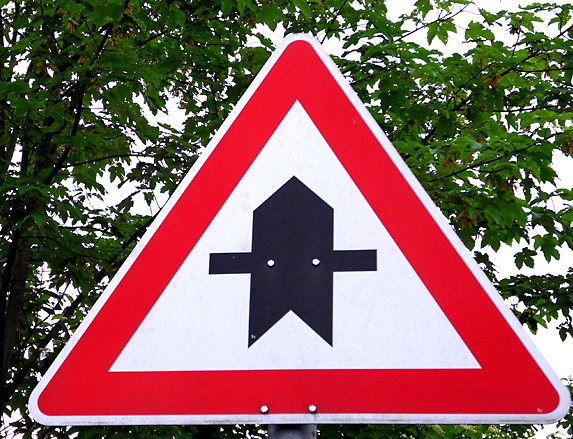
#> input picture test_images/11.jpg, 573 x 439 px; its folder holds only this picture in this run
$ jupyter execute --allow-errors Traffic_Sign_Classifier.ipynb   (shell and % lines are left out)
#> lines starting #> are read from the running program, lines starting #| are printed output that depends on the picture
# Self-Driving Car Engineer Nanodegree

## Deep Learning

## Project: Build a Traffic Sign Recognition Classifier

In this notebook, a template is provided for you to implement your functionality in stages, which is required to successfully complete this project. If additional code is required that cannot be included in the notebook, be sure that the Python code is successfully imported and included in your submission if necessary.

> **Note**: Once you have completed all of the code implementations, you need to finalize your work by exporting the iPython Notebook as an HTML document. Before exporting the notebook to html, all of the code cells need to have been run so that reviewers can see the final implementation and output. You can then export the notebook by using the menu above and navigating to  \n",
    "**File -> Download as -> HTML (.html)**. Include the finished document along with this notebook as your submission.

In addition to implementing code, there is a writeup to complete. The writeup should be completed in a separate file, which can be either a markdown file or a pdf document. There is a [write up template](https://github.com/udacity/CarND-Traffic-Sign-Classifier-Project/blob/master/writeup_template.md) that can be used to guide the writing process. Completing the code template and writeup template will cover all of the [rubric points](https://review.udacity.com/#!/rubrics/481/view) for this project.

The [rubric](https://review.udacity.com/#!/rubrics/481/view) contains "Stand Out Suggestions" for enhancing the project beyond the minimum requirements. The stand out suggestions are optional. If you decide to pursue the "stand out suggestions", you can include the code in this Ipython notebook and also discuss the results in the writeup file.

>**Note:** Code and Markdown cells can be executed using the **Shift + Enter** keyboard shortcut. In addition, Markdown cells can be edited by typically double-clicking the cell to enter edit mode.

---
## Step 0: Load The Data

[cell 1]
# Load pickled data
import pickle

# TODO: Fill this in based on where you saved the training and testing data

training_file = "./train.p"
validation_file= "./valid.p"
testing_file = "./test.p"

#> (the rest of this cell did not finish here and is left out)

---

## Step 1: Dataset Summary & Exploration

The pickled data is a dictionary with 4 key/value pairs:

- `'features'` is a 4D array containing raw pixel data of the traffic sign images, (num examples, width, height, channels).
- `'labels'` is a 1D array containing the label/class id of the traffic sign. The file `signnames.csv` contains id -> name mappings for each id.
- `'sizes'` is a list containing tuples, (width, height) representing the original width and height the image.
- `'coords'` is a list containing tuples, (x1, y1, x2, y2) representing coordinates of a bounding box around the sign in the image. **THESE COORDINATES ASSUME THE ORIGINAL IMAGE. THE PICKLED DATA CONTAINS RESIZED VERSIONS (32 by 32) OF THESE IMAGES**

Complete the basic data summary below. Use python, numpy and/or pandas methods to calculate the data summary rather than hard coding the results. For example, the [pandas shape method](http://pandas.pydata.org/pandas-docs/stable/generated/pandas.DataFrame.shape.html) might be useful for calculating some of the summary results.

### Provide a Basic Summary of the Data Set Using Python, Numpy and/or Pandas

[cell 2]
### Replace each question mark with the appropriate value.
### Use python, pandas or numpy methods rather than hard coding the results
import pandas as pd
import numpy as np

# TODO: Number of training examples
#> (the rest of this cell did not finish here and is left out)

### Include an exploratory visualization of the dataset

Visualize the German Traffic Signs Dataset using the pickled file(s). This is open ended, suggestions include: plotting traffic sign images, plotting the count of each sign, etc.

The [Matplotlib](http://matplotlib.org/) [examples](http://matplotlib.org/examples/index.html) and [gallery](http://matplotlib.org/gallery.html) pages are a great resource for doing visualizations in Python.

**NOTE:** It's recommended you start with something simple first. If you wish to do more, come back to it after you've completed the rest of the sections. It can be interesting to look at the distribution of classes in the training, validation and test set. Is the distribution the same? Are there more examples of some classes than others?

### 1. Display traffic sign image randomly

[cell 3]
# [16 lines left out: function display_image_randomly, not called in this run]

[cell 4]
### Data exploration visualization code goes here.
### Feel free to use as many code cells as needed.
import matplotlib.pyplot as plt
import random

# Visualizations will be shown in the notebook.

#> (the rest of this cell did not finish here and is left out)

### 2. Visualize the distribution of traffic signs

[cell 5]
# [7 lines left out: function display_distribution, not called in this run]

#> (a cell that did not finish here is left out)

----

## Step 2: Design and Test a Model Architecture

Design and implement a deep learning model that learns to recognize traffic signs. Train and test your model on the [German Traffic Sign Dataset](http://benchmark.ini.rub.de/?section=gtsrb&subsection=dataset).

The LeNet-5 implementation shown in the [classroom](https://classroom.udacity.com/nanodegrees/nd013/parts/fbf77062-5703-404e-b60c-95b78b2f3f9e/modules/6df7ae49-c61c-4bb2-a23e-6527e69209ec/lessons/601ae704-1035-4287-8b11-e2c2716217ad/concepts/d4aca031-508f-4e0b-b493-e7b706120f81) at the end of the CNN lesson is a solid starting point. You'll have to change the number of classes and possibly the preprocessing, but aside from that it's plug and play!

With the LeNet-5 solution from the lecture, you should expect a validation set accuracy of about 0.89. To meet specifications, the validation set accuracy will need to be at least 0.93. It is possible to get an even higher accuracy, but 0.93 is the minimum for a successful project submission.

There are various aspects to consider when thinking about this problem:

- Neural network architecture (is the network over or underfitting?)
- Play around preprocessing techniques (normalization, rgb to grayscale, etc)
- Number of examples per label (some have more than others).
- Generate fake data.

Here is an example of a [published baseline model on this problem](http://yann.lecun.com/exdb/publis/pdf/sermanet-ijcnn-11.pdf). It's not required to be familiar with the approach used in the paper but, it's good practice to try to read papers like these.

### Pre-process the Data Set (normalization, grayscale, etc.)

Minimally, the image data should be normalized so that the data has mean zero and equal variance. For image data, `(pixel - 128)/ 128` is a quick way to approximately normalize the data and can be used in this project.

Other pre-processing steps are optional. You can try different techniques to see if it improves performance.

Use the code cell (or multiple code cells, if necessary) to implement the first step of your project.

### Helper functions

[cell 7]
import cv2
import numpy as np

def grayscale(image):
    """Convert an RGB image to grayscale image."""
    image = cv2.cvtColor(image, cv2.COLOR_BGR2GRAY)
    return image

def equalize(image):
    """Equalize the image so that the histogram distributes normally"""
    image = cv2.equalizeHist(image)
    return image

def image_batch_process(X_train):
    """Convert all images to grayscale images and equalize it"""
    n = len(X_train)
    h = X_train[0].shape[0]
    w = X_train[0].shape[1]
    X_train_gray = np.zeros((n, h, w, 1))
    for i in range(n):
        image = grayscale(X_train[i])
        image = equalize(image)
        image = np.reshape(image, (h, w, 1))
        X_train_gray[i] = image
    return X_train_gray

# [13 lines left out: function disp_stats, not called in this run]

def normalize(X):
    """Normalize the data"""
    mean = np.mean(X)
    stddev = np.std(X)
    X = (X - mean) / stddev
    return X

def preprocess(X_data):
    """Preprocess the data"""
    X_data = image_batch_process(X_data)
    X_data = normalize(X_data)
    return X_data

### 1. Randomly display the original, grayscale and equalized image

#> (a cell that did not finish here is left out)

### 2. Display the statistics of the processed image

#> (a cell that did not finish here is left out)

### Model Architecture

[cell 10]
### Define your architecture here.
### Feel free to use as many code cells as needed.
import tensorflow as tf
from tensorflow.contrib.layers import flatten

# [65 lines left out: function LeNet, not called in this run]

### Train, Validate and Test the Model

A validation set can be used to assess how well the model is performing. A low accuracy on the training and validation
sets imply underfitting. A high accuracy on the training set but low accuracy on the validation set implies overfitting.

[cell 11]
# Training parameter
EPOCHS = 15
BATCH_SIZE = 32
learning_rate = 0.001
train_keep_prob = 0.6

### Training pipeline

#> (a cell that did not finish here is left out)

### Evaluate the model

#> (a cell that did not finish here is left out)

### Train, evaluate and save the model

1. run the training data through the training pipeline
2. Measure the loss and accuracy of the validation set.
3. Save the model after training

[cell 14]
from sklearn.utils import shuffle

# preprocess the data
#> (the rest of this cell did not finish here and is left out)

### Tune parameters

Tune the following parameters (all the data are collected while runing the LeNet trainning pipeline repeatedly):
1. EPOCHs
2. Dropout rate
3. BATCH_SIZE

[cell 15]
# EPOCHS
epoch = range(1, 21)
train_acc = [0.747, 0.858, 0.908, 0.937, 0.947, 0.960, 0.969, 0.970, 0.978, 0.977, 0.982, 0.983, 0.986, 0.989, 0.987, 0.990, 0.989, 0.991, 0.992, 0.992]
valid_acc = [0.710, 0.820, 0.868, 0.896, 0.906, 0.920, 0.927, 0.932, 0.934, 0.938, 0.938, 0.944, 0.948, 0.951, 0.951, 0.960, 0.951, 0.960, 0.960, 0.960]

line1, = plt.plot(epoch, train_acc, label="training data")
line2, = plt.plot(epoch, valid_acc, label="validation data")
plt.legend(handles = [line1, line2])
plt.xlabel('Epoch number')
plt.ylabel('Accuracy')
plt.show()
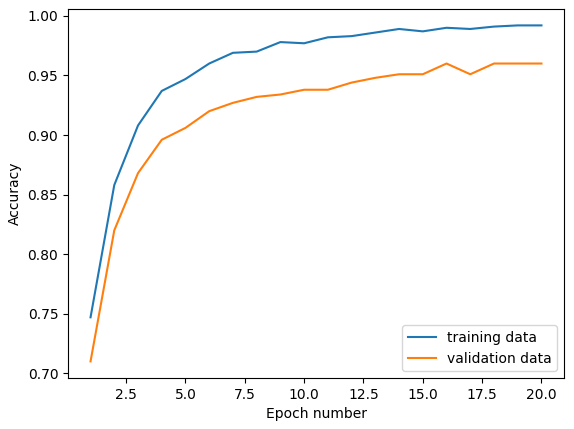
#> figure drawn by matplotlib, 1 panel; curve peaks at x = 19, y = 0.992; curve peaks at x = 16, y = 0.96

[cell 16]
epoch = range(1, 16)

batch_32_train = [0.880, 0.938, 0.961, 0.970, 0.976, 0.981, 0.984, 0.985, 0.988, 0.988, 0.991, 0.988, 0.991, 0.992, 0.992]
batch_32_valid = [0.830, 0.907, 0.923, 0.937, 0.937, 0.949, 0.953, 0.950, 0.956, 0.954, 0.954, 0.945, 0.959, 0.958, 0.964]

batch_64_train = [0.838, 0.918, 0.947, 0.961, 0.973, 0.977, 0.982, 0.985, 0.985, 0.987, 0.986, 0.991, 0.992, 0.993, 0.993]
batch_64_valid = [0.786, 0.863, 0.881, 0.905, 0.918, 0.934, 0.938, 0.949, 0.948, 0.950, 0.931, 0.953, 0.954, 0.955, 0.958]

batch_128_train = [0.747, 0.858, 0.908, 0.937, 0.947, 0.960, 0.969, 0.970, 0.978, 0.977, 0.982, 0.983, 0.986, 0.989, 0.987]
batch_128_valid = [0.710, 0.820, 0.868, 0.896, 0.906, 0.920, 0.927, 0.932, 0.934, 0.938, 0.938, 0.944, 0.948, 0.951, 0.951]

line1, = plt.plot(epoch, batch_32_train, label="train-32")
line2, = plt.plot(epoch, batch_32_valid, label="valid-32")
line3, = plt.plot(epoch, batch_64_train, label="train-64")
line4, = plt.plot(epoch, batch_64_valid, label="valid-64")
line5, = plt.plot(epoch, batch_128_train, label="train-128")
line6, = plt.plot(epoch, batch_128_valid, label="valid-128")
plt.legend(handles = [line1, line2, line3, line4, line5, line6])
plt.xlabel('Epoch number')
plt.ylabel('Accuracy')
plt.show()
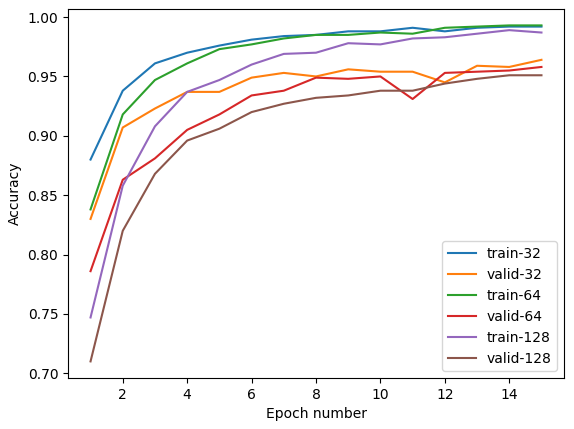
#> figure drawn by matplotlib, 1 panel; curve peaks at x = 14, y = 0.992; curve peaks at x = 15, y = 0.964; curve peaks at x = 14, y = 0.993

[cell 17]
epoch = range(1, 16)

dropout_60_train = [0.823, 0.907, 0.930, 0.955, 0.963, 0.967, 0.971, 0.974, 0.980, 0.975, 0.981, 0.982, 0.985, 0.986, 0.985]
dropout_60_valid = [0.789, 0.875, 0.892, 0.927, 0.932, 0.937, 0.942, 0.942, 0.951, 0.945, 0.950, 0.950, 0.953, 0.957, 0.950]
dropout_70_train = [0.880, 0.938, 0.961, 0.970, 0.976, 0.981, 0.984, 0.985, 0.988, 0.988, 0.991, 0.988, 0.991, 0.992, 0.992]
dropout_70_valid = [0.830, 0.907, 0.923, 0.937, 0.937, 0.949, 0.953, 0.950, 0.956, 0.954, 0.954, 0.945, 0.959, 0.958, 0.964]
dropout_80_train = [0.906, 0.958, 0.972, 0.983, 0.987, 0.987, 0.991, 0.992, 0.994, 0.995, 0.995, 0.995, 0.995, 0.997, 0.996]
dropout_80_valid = [0.864, 0.915, 0.928, 0.940, 0.945, 0.938, 0.948, 0.940, 0.945, 0.954, 0.959, 0.958, 0.962, 0.957, 0.963]

line1, = plt.plot(epoch, dropout_60_train, label="train-60")
line2, = plt.plot(epoch, dropout_60_valid, label="valid-60")
line3, = plt.plot(epoch, dropout_70_train, label="train-70")
line4, = plt.plot(epoch, dropout_70_valid, label="valid-70")
line5, = plt.plot(epoch, dropout_80_train, label="train-80")
line6, = plt.plot(epoch, dropout_80_valid, label="valid-80")
plt.legend(handles = [line1, line2, line3, line4, line5, line6])
plt.xlabel('Epoch number')
plt.ylabel('Accuracy')
plt.show()
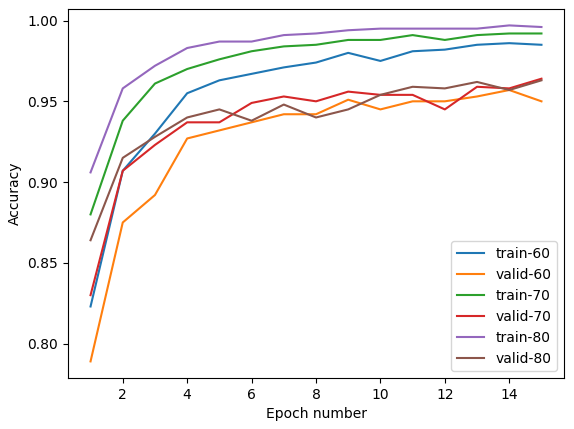
#> figure drawn by matplotlib, 1 panel; curve peaks at x = 14, y = 0.986; curve peaks at x = 14, y = 0.957; curve peaks at x = 14, y = 0.992

---

## Step 3: Test a Model on New Images

To give yourself more insight into how your model is working, download at least five pictures of German traffic signs from the web and use your model to predict the traffic sign type.

You may find `signnames.csv` useful as it contains mappings from the class id (integer) to the actual sign name.

### Load and Output the Images

[cell 18]
### Load the images and plot them here.
### Feel free to use as many code cells as needed.
import os
import matplotlib.image as mpimg

test_images_dir = './test_images/'
files = os.listdir(test_images_dir)

test_data = []
test_labels = []
for file in files:
    # ignore .DS_Store
    if (file == '.DS_Store'):
        continue

    file_name = os.path.splitext(file)[0] # file name is the label
    label = int(file_name)
    test_labels.append(label)
    image = mpimg.imread(test_images_dir + file)
#> image is the input picture: shape (439, 573, 3); mean R, G, B 137.8, 100.7, 95.1
    # http://tanbakuchi.com/posts/comparison-of-openv-interpolation-algorithms/
    image = cv2.resize(image, (32, 32), interpolation=cv2.INTER_AREA)
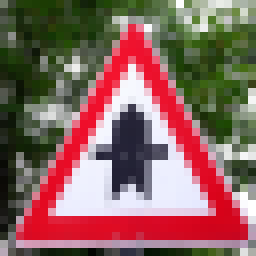
#> image: shape (32, 32, 3) (shown 8 times larger); mean R, G, B 137.8, 100.7, 95.1
    test_data.append(image)

### Predict the Sign Type for Each Image

[cell 19]
### Run the predictions here and use the model to output the prediction for each image.
### Make sure to pre-process the images with the same pre-processing pipeline used earlier.
### Feel free to use as many code cells as needed.
original_data = test_data
#> original_data = 1 item
test_data = preprocess(test_data)
#> in image_batch_process, `n = len(X_train)`: n = 1
#> the loop in image_batch_process, `for i in range(n):` made 1 pass
#> pass 1, in grayscale, `image = cv2.cvtColor(image, cv2.COLOR_BGR2GRAY)`:
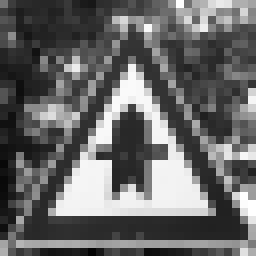
#> image: shape (32, 32) (shown 8 times larger); min 3, max 255, mean 103.3
#> pass 1, in equalize, `image = cv2.equalizeHist(image)`:
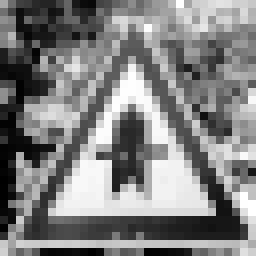
#> image: shape (32, 32) (shown 8 times larger); min 0, max 255, mean 128.5
#> in normalize, `mean = np.mean(X)`: mean = 128.5
#> in normalize, `stddev = np.std(X)`: stddev = 73.32

#> (the rest of this cell did not finish here and is left out)

$ run again, on test_images/28.jpg
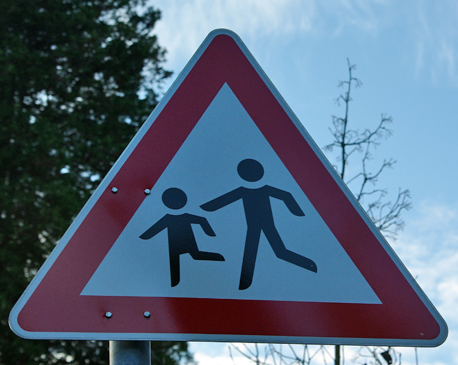
#> input picture test_images/28.jpg, 458 x 365 px
#> image is the input picture: shape (365, 458, 3); mean R, G, B 86.8, 105.5, 125.9
#> `image = cv2.resize(image, (32, 32), interpolation=cv2.INTER_AREA)`:
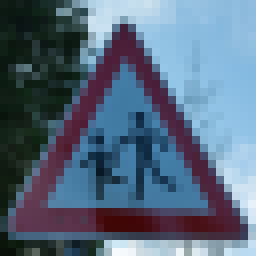
#> image: shape (32, 32, 3) (shown 8 times larger); mean R, G, B 86.8, 105.5, 125.9
#> original_data = 1 item
#> n = 1
#> the loop in image_batch_process, `for i in range(n):` made 1 pass
#> pass 1, in equalize, `image = cv2.equalizeHist(image)`:
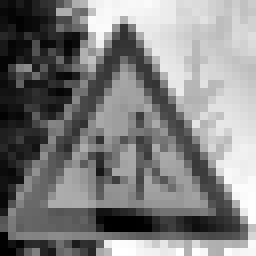
#> image: shape (32, 32) (shown 8 times larger); min 0, max 255, mean 127.6
#> mean = 127.6
#> stddev = 74.16

$ run again, on test_images/21.jpg
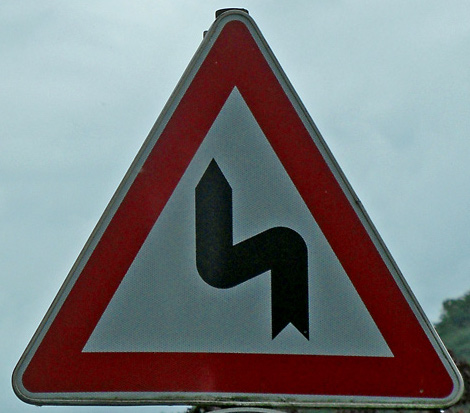
#> input picture test_images/21.jpg, 470 x 413 px
#> image is the input picture: shape (413, 470, 3); mean R, G, B 120.2, 122.6, 124.9
#> `image = cv2.resize(image, (32, 32), interpolation=cv2.INTER_AREA)`:
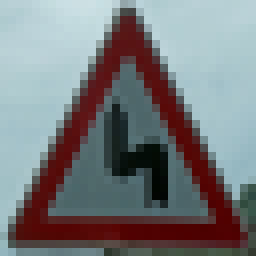
#> image: shape (32, 32, 3) (shown 8 times larger); mean R, G, B 120.2, 122.6, 124.9
#> original_data = 1 item
#> n = 1
#> the loop in image_batch_process, `for i in range(n):` made 1 pass
#> pass 1, in equalize, `image = cv2.equalizeHist(image)`:
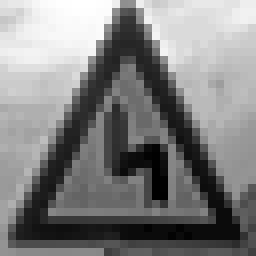
#> image: shape (32, 32) (shown 8 times larger); min 0, max 255, mean 128.6
#> mean = 128.6
#> stddev = 74.29

$ run again, on test_images/24.jpg
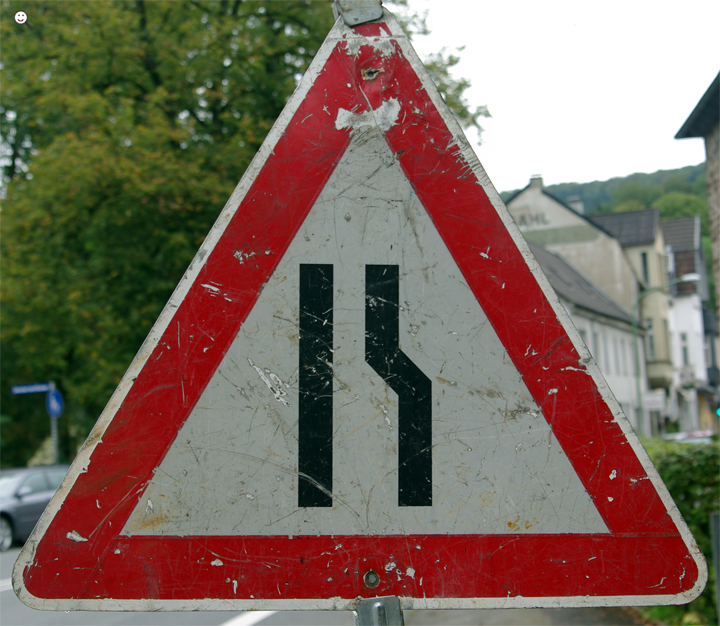
#> input picture test_images/24.jpg, 720 x 626 px
#> image is the input picture: shape (626, 720, 3); mean R, G, B 123.5, 105.4, 93.1
#> `image = cv2.resize(image, (32, 32), interpolation=cv2.INTER_AREA)`:
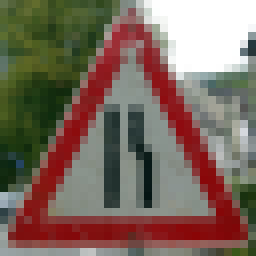
#> image: shape (32, 32, 3) (shown 8 times larger); mean R, G, B 123.5, 105.4, 93.1
#> original_data = 1 item
#> n = 1
#> the loop in image_batch_process, `for i in range(n):` made 1 pass
#> pass 1, in equalize, `image = cv2.equalizeHist(image)`:
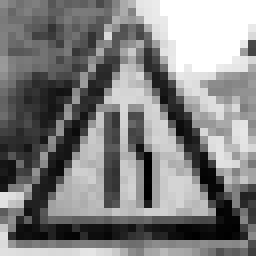
#> image: shape (32, 32) (shown 8 times larger); min 0, max 255, mean 129.2
#> mean = 129.2
#> stddev = 74.85
